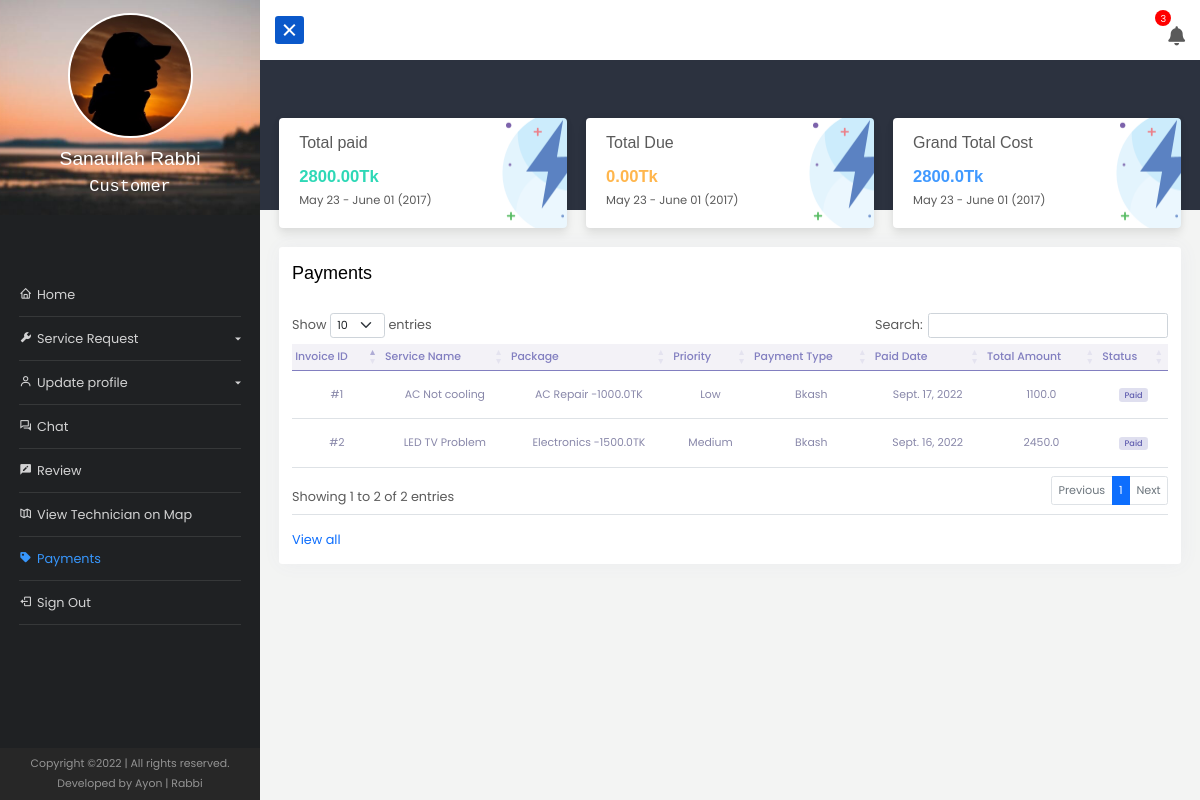
/dashboard/customer/payments/ (signed in), run on the app's committed database.
### app_dashboard/models.py (models this page shows, shortened)
class UserRegistration(models.Model):
    registrationType = (
        ('','Please Select'),
        ('Residential', 'Residential'),
        ('Commercial', 'Commercial'),
        ('Other', 'Other')
    )
    roleType = (
        ('customer', 'customer'),
        ('admin', 'admin'),
        ('technician', 'technician'),
    )
    user = models.OneToOneField(User, on_delete =models.CASCADE, null=True)
    reg_no = models.BigIntegerField(null=True)
    name = models.CharField(max_length=122, null=True)
    email = models.EmailField(max_length=122, null=True , blank=True)
    phone = models.CharField(max_length=122, null=True)
    other_phone = models.CharField(max_length=122, null=True, blank=True)
    registration_type = models.CharField(max_length=122, choices = registrationType ,null=True, blank=True)
    role = models.CharField(max_length=122, choices = roleType ,null=True, default=roleType[0][0])
    business_name = models.CharField(max_length=122, null=True, blank=True)
    country = models.CharField(max_length=122, null=True, blank=True)
    division = models.CharField(max_length=122, null=True, blank=True)
    district = models.CharField(max_length=122, null=True, blank=True)
    upazila = models.CharField(max_length=122, null=True, blank=True)
    post_office_or_union = models.CharField(max_length=122, null=True, blank=True)
    house_info = models.CharField(max_length=122, null=True, blank=True)
    location = models.CharField(max_length=999, null=True, blank=True)
    nid = models.CharField(max_length=122, null=True, blank=True)
    picture = models.ImageField(upload_to= 'image', null=True, blank=True)
    active = models.BooleanField(default=False,null=True)
    tech_percentage = models.FloatField(default=0)
    date = models.DateField(auto_now_add=True)

class Invoice(models.Model):
    PAYMENT_STATUS = (
        ('Paid','Paid'),
        ('Unpaid','Unpaid'),
    )
    service = models.ForeignKey(ServiceRequest, on_delete=models.CASCADE, null=True)
    details = models.TextField(null=True)
    equip_charge = models.FloatField(max_length=250, null=True, blank=True)
    files = models.FileField(upload_to= 'invoice_file', null=True, blank=True)
    created_at = models.DateField(auto_now_add=True)
    status =  models.CharField(max_length=122, choices=PAYMENT_STATUS, null=True,blank=True,default='Unpaid')
    paid = models.BooleanField(default=False,editable=False)
    def getTotalCharge(self):
        cost = 0
        if self.service.priority == 'High':
            cost = self.service.service_category.cost*2
        elif self.service.priority == 'Medium':
            cost = self.service.service_category.cost*1.5
        else:
            cost = self.service.service_category.cost
        return f'{self.equip_charge + cost}'

class ServiceRequest(models.Model):
    priority_choice  = (
        ('High', 'High'),
        ('Medium', 'Medium'),
        ('Low', 'Low'),
    )
    STATUS_CHOICE = (
        ('New','New'),
        ('Waitting on Customer','Waitting on Customer'),
        ('In Progress','In Progress'),
        ('Fixed','Fixed'),
        ('Closed','Closed'),
        ('Cancelled','Cancelled'),
    )
    service_category = models.ForeignKey(ServiceCategory, on_delete=models.SET_NULL, null=True)
    customer = models.ForeignKey(User, on_delete=models.CASCADE, null=True)
    technician = models.ForeignKey(UserRegistration, on_delete=models.SET_NULL, null=True,related_name='technician')
    servicereq_no = models.CharField(max_length=122, null=True)
    title = models.CharField(max_length=250, null=True)
    details = models.TextField(null=True)
    files = models.FileField(upload_to= 'service_file', null=True, blank=True)
    priority = models.CharField(max_length=122, choices=priority_choice, null=True)
    created_at = models.DateField(auto_now_add=True)
    status =  models.CharField(max_length=122, choices=STATUS_CHOICE, null=True,blank=True,default='new')
    assigned = models.BooleanField(default=False)

class ServiceCategory(models.Model):
    category_name = models.CharField(max_length= 255, null=True)
    cost = models.FloatField(null=True)
    def __str__(self):
        return f'{self.category_name} -{self.cost}TK'

class CustomerPayment(models.Model):
    invoice = models.OneToOneField(Invoice, on_delete=models.SET_NULL, null=True)
    transition_id = models.CharField(max_length=255, null=True)
    payment_method = models.CharField(max_length=255, null=True)
    payment_date = models.DateField(default=timezone.now)
    created_at = models.DateField(auto_now_add=True)
    paid = models.BooleanField(default=False,editable=False)

### app_dashboard/decorators.py (the view)
    def wrap(request, *args, **kwargs):
        if request.user.is_superuser and (not hasattr(request.user, 'userregistration')):
            return redirect('/admin/')
        else:
            return function(request, *args, **kwargs)

### templates/app_dashboard/customer/payments.html (shortened to what this page needs)
{% extends 'app_dashboard/base.html' %}
{% load static %}
{% load customtags %}
{% block content %}
<div class="container-fluid p-md-4 mt-5">
    <div class="row info-container-1">
        <div class="col-md-4">
            <div class="card card-1">
                <h6> Total paid</h6>
                <h3 class="f-w-600 text-c-green">{{total|sub2var:totalDue|stringformat:".2f"}}Tk</h3>
                <p class="mb-0">May 23 - June 01 (2017)</p>
            </div>
        </div>
        <div class="col-md-4">
            <div class="card card-2 {% if totalDue %} card-danger {% endif %}">
                <h6>Total Due</h6>
                <h3 class="f-w-600 text-c-yellow">{{totalDue|stringformat:".2f"}}Tk</h3>
                <p class="mb-0">May 23 - June 01 (2017)</p>
            </div>
        </div>
        <div class="col-md-4">
            <div class="card card-3">
                <h6>Grand Total Cost</h6>
                <h3 class="f-w-600 text-c-blue">{{total}}Tk</h3>
                <p class="mb-0">May 23 - June 01 (2017)</p>
            </div>
        </div>
    </div>
    <div class="card">
        <div class="card-body">
            <h5 class="header-title pb-3 mt-0">Payments</h5>
            <div class="table-responsive py-2">
                <table class="table table-hover mb-0 table-sm text-center" id="paymnets-table">
                    <thead>
                        <tr class="align-self-center">
                            <th>Invoice ID</th>
                            <th>Service Name</th>
                            <th>Package</th>
                            <th>Priority</th>
                            <th>Payment Type</th>
                            <th>Paid Date</th>
                            <th>Total Amount</th>
                            <th>Status</th>
                        </tr>
                    </thead>
                    <tbody>
                        {% for invoice in invoice_qs %}
                        <tr data-invoice-id="{{invoice.id}}">
                            <td>#{{invoice.id}}</td>
                            <td>{{invoice.service.title}}</td>
                            <td>{{invoice.service.service_category}}</td>
                            <td>{{invoice.service.priority}}</td>
                            <td>{{invoice.customerpayment.payment_method|default:"-"}}</td>
                            <td>{{invoice.customerpayment.payment_date|default:"-"}}</td>
                            <td>{{invoice.getTotalCharge}}</td>
                            <td>
                                {% if invoice.customerpayment and invoice.customerpayment.paid == False %}
                                <span class="badge badge-boxed badge-soft-warning">Pending</span>
                                {% elif invoice.paid and invoice.customerpayment.paid == True %}
                                <span class="badge badge-boxed badge-soft-primary">Paid</span>
                                {% else %}
                                <button class="btn btn-success btn-sm pay" data-featherlight="#modalForm">Pay</button>
                                {% endif %}
                            </td>
                        </tr>
                        {% endfor %}
                    </tbody>
                </table>
            </div>
            <div class="pt-3 border-top text-right"><a href="#" class="text-primary">View all </a></div>
        </div>
    </div>
</div>
{% endblock content %}

### templates/app_dashboard/base.html (shortened to what this page needs)
{% load static %}
<!doctype html>
<html lang="en">
<head>
    <link href="https://cdn.jsdelivr.net/npm/bootstrap@5.0.2/dist/css/bootstrap.min.css" rel="stylesheet"
>
    <link rel="stylesheet" href="https://cdnjs.cloudflare.com/ajax/libs/font-awesome/5.15.3/css/all.min.css" />
    <link href="{% static 'vendor/mdi-font/css/material-design-iconic-font.min.css' %}" rel="stylesheet" media="all">
    <link href='https://unpkg.com/boxicons@2.0.7/css/boxicons.min.css' rel='stylesheet'>
    <link href="{% static 'vendor/select2/select2.min.css' %}" rel="stylesheet" media="all">
    <link href="{% static 'vendor/datepicker/daterangepicker.css' %}" rel="stylesheet" media="all">
    <link rel="stylesheet" href="https://cdn.datatables.net/1.10.25/css/dataTables.bootstrap5.min.css">
    <link rel="stylesheet" href="https://cdn.jsdelivr.net/npm/sweetalert2@11.4.4/dist/sweetalert2.min.css">
    <link href='https://api.mapbox.com/mapbox-gl-js/v1.11.0/mapbox-gl.css' rel='stylesheet' />
    <link rel='stylesheet'
        href='https://api.mapbox.com/mapbox-gl-js/plugins/mapbox-gl-geocoder/v4.7.0/mapbox-gl-geocoder.css'
        type='text/css' />
    <link href="//cdn.jsdelivr.net/npm/featherlight@1.7.14/release/featherlight.min.css" type="text/css"
        rel="stylesheet" />
    <link rel="stylesheet" href="{% static 'app_dashboard/css/style.css' %}">
    <link rel="stylesheet" href="{% static 'app_dashboard/css/chat.css' %}">
    <link rel="stylesheet" href="{% static 'app_dashboard/css/buttons.css' %}">
</head>
<body>
    {% with request.user.userregistration.role as userRole %}
    <div class="wrapper d-flex align-items-stretch">
        <nav id="sidebar">
            <div class="w-100">
                <a href="#" class="img logo mb-5"><img
                        src="{% if request.user.userregistration.picture %}{{ request.user.userregistration.picture.url }}{% else %}{% static 'images/bg-img-2.jpg' %}{% endif %}"
                        alt="">
                    <h4>{{request.user.userregistration.name|title}}</h4>
                    <span class="mb-3">{{userRole|title}}</span>
                </a>
                <ul class="list-unstyled components mb-5 p-4">
                    {% url 'dashboard' as dashboardV %}
                    <li class="{% if request.path == dashboardV %}active{% endif %}">
                        <a href="{% url 'dashboard' %}"><i class='bx bx-home'></i>Home</a>
                    </li>
                    {% if userRole == 'customer' %}
                    <li>
                        {% url 'create_service' as create_service_requestV %}
                        {% url 'service_request_list' as service_request_listV %}
                        <a href="#serviceReqSubmenu" data-bs-toggle="collapse" aria-expanded="false"
                            class="dropdown-toggle"><i class='bx bxs-wrench'></i>Service Request</a>
                    </li>
                    {% endif %}
                    <li>
                        {% url 'updateProfile' pk=request.user.userregistration.id as updateProfileV %}
                        {% url 'changePassword' as changePasswordV %}
                        <a href="#updateSubmenu" data-bs-toggle="collapse" aria-expanded="false"
                            class="dropdown-toggle"><i class='bx bx-user'></i>Update profile</a>
                    </li>
                    {% url 'chat' as chatV %}
                    <li class="{% if request.path == chatV %}active{% endif %}">
                        <a href="{% url 'chat' %}"><i class='bx bx-conversation'></i>Chat</a>
                    </li>
                    {% if userRole == 'customer' %}
                    {% url 'customer_review' as customer_reviewV %}
                    <li class="{% if request.path == customer_reviewV %}active{% endif %}">
                        <a href="{{customer_reviewV}}"><i class='bx bxs-comment-edit'></i>Review</a>
                    </li>
                    {% url 'techmap' as techmapV %}
                    <li class="{% if request.path == techmapV %}active{% endif %}">
                        <a href="{{techmapV}}"><i class='bx bx-map-alt'></i></i>View Technician on Map</a>
                    </li>
                    {% endif %}
                    {% if userRole == 'customer' %}
                    {% url 'customerPayments' as customerPaymentsV %}
                    <li class="{% if request.path == customerPaymentsV %}active{% endif %}">
                        <a href="{{customerPaymentsV}}"><i class='bx bxs-purchase-tag'></i></i>Payments</a>
                    </li>
                    {% endif %}
                    <li>
                        <a id="logout" style="cursor: pointer;"><i class='bx bx-log-out'></i>Sign Out</a>
                    </li>
                </ul>
            </div>
            <div class="footer px-3 py-2">
                <p>
                    Copyright &copy; | All rights
                    reserved. <br> Developed by Ayon | Rabbi
                </p>
            </div>
        </nav>
        <div id="content" class="">
            <div class="main-content-navbar">
                <nav class="navbar navbar-expand-lg navbar-light bg-light">
                    <button type="button" id="sidebarCollapse" class="btn btn-primary active">
                        <div class="hamtime">
                            <div class="bar"></div>
                        </div>
                    </button>
                    <div class="icon" id="bell"><span id="nCount">12</span> <i class="fas fa-bell"></i>
                    </div>
                </nav>
            </div>
            <div class="main-content-body pb-5">
                {% block content %}
                {% endblock content %}
            </div>
        </div>
    </div>
    {% endwith%}
</body>
</html>

### data on the page
UserRegistration: role "Customer"
Invoice: id "1", service "AC Not cooling", service.service_category "AC Repair -1000.0TK", service.priority "Low", customerpayment.payment_method "Bkash", customerpayment.payment_date "Sept. 17, 2022", getTotalCharge "1100.0", paid "Paid"
Invoice: id "2", service "LED TV Problem", service.service_category "Electronics -1500.0TK", service.priority "Medium", customerpayment.payment_method "Bkash", customerpayment.payment_date "Sept. 16, 2022", getTotalCharge "2450.0", paid "Paid"

### other printed values
{{ request.user.userregistration.name|title }} "Sanaullah Rabbi"
{{ total|sub2var:totalDue|stringformat:".2f" }} "2800.00"
{{ totalDue|stringformat:".2f" }} "0.00"
{{ total }} "2800.0"
